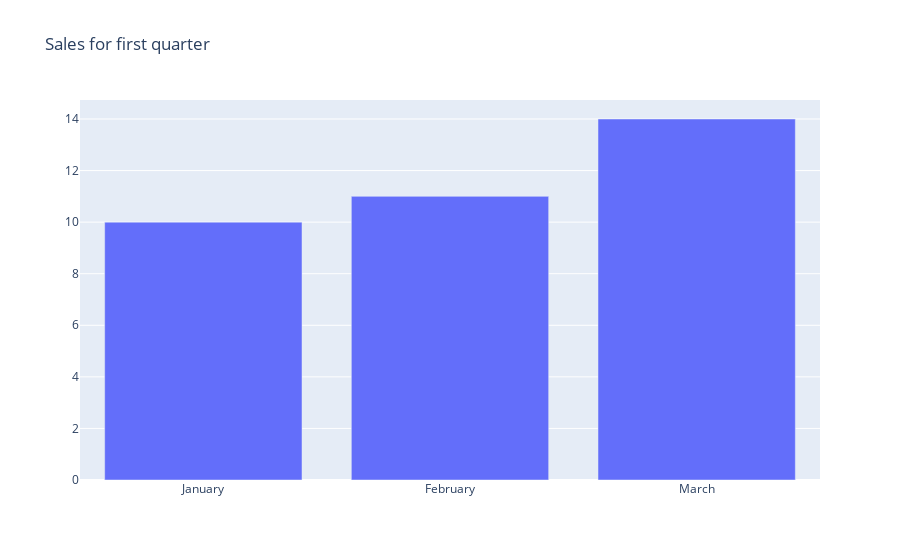

Notebook source saved alongside this figure:
### Code cell
iplot(fig)

### Figure 1 — Plotly figure (JSON) as saved in the notebook; plotly's stock layout.template omitted (floating-point values rounded to 4 significant figures)
{"data": [{"type": "bar", "x": ["January", "February", "March"], "y": [10, 11, 14]}], "layout": {"title": {"text": "Sales for first quarter"}}}
